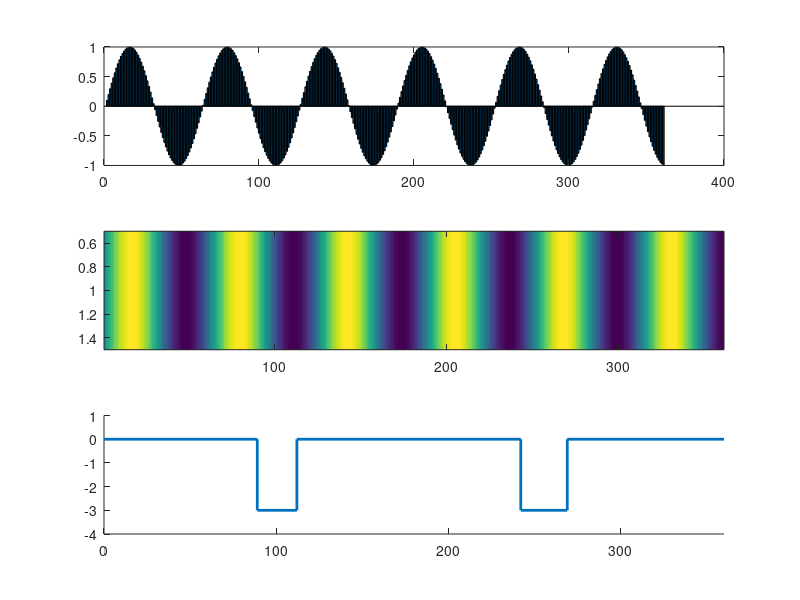

Here is the MATLAB script that generated this plot: (Note: this script raises an error after producing the figure.)
clc; clear; close all;
% addpath('..'); %adding readbinary to the path
% file_name = 'C:\Users\Shahin\OneDrive - Johns Hopkins University\JHU\883_Jumping_Recording\200329_Rat883-04\Neuralynx\TT14\TT14.ntt.parms';
% [cluster, timetable, table, header] = readnttparam(file_name);
% size(data)

%% these are the format of the file for ntt.param
% format(:,1) = mat2cell(['double'; repmat('single',[26 1])],ones(1,27));
% format(:,2) = mat2cell(ones(27,2),ones(1,27));
% format(:,3) = split('Timestamp,MPeakX,MPeakY,MPeakA,MPeakB,PreVallEyX,PreValleyY,PreValleyA,PreValleyB,SpikeID,EnergyX,EnergyY,EnergyA,EnergyB,MaxHeight,MaxWidth,XPos,YPos,Time,PeakX,PeakY,PeakA,PeakB,ValleyX,ValleyY,ValleyA,ValleyB',",");

% test line

subplot(3,1,3)
x = [0  89  89  112 112 242 242 269 269 360];
y = [0  0   -3  -3  0   0   -3  -3  0   0];
line(x,y,'LineWidth',2)
ylim([-4 1])
xlim([0 360])

t=0:360;
data = sin(0.1*t);%rand(1,360); % sample data
subplot(3,1,1)
bar(data)
subplot(3,1,2)
map = interp1([0;1],[1 1 1;0 0.45 0.74],0:0.01:1); % color map
imagesc(data)
colormap('parula')
cb=colorbar;
cb.Position = cb.Position + [cb.Position(1)*0.12 0 -cb.Position(3)*0.3 0];

